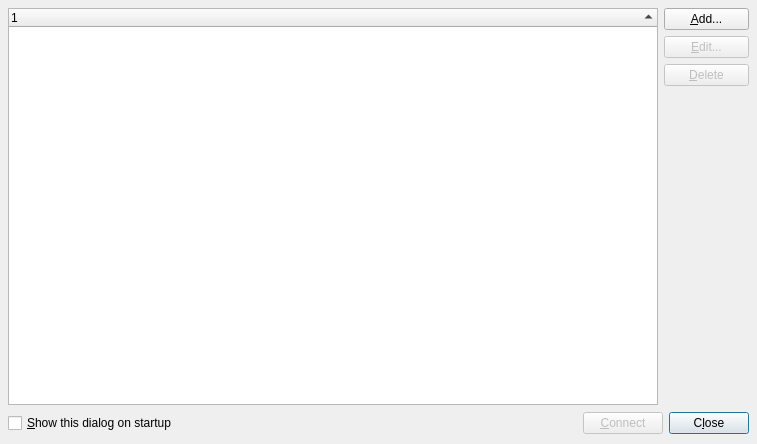
<ui version="4.0" >
 <author></author>
 <comment></comment>
 <exportmacro></exportmacro>
 <class>ServerListDlg</class>
 <widget class="QDialog" name="ServerListDlg" >
  <property name="geometry" >
   <rect>
    <x>0</x>
    <y>0</y>
    <width>757</width>
    <height>444</height>
   </rect>
  </property>
  <property name="windowTitle" >
   <string>Server List</string>
  </property>
  <property name="windowIcon" >
   <iconset resource="../images/icons.qrc" >:/default/server.png</iconset>
  </property>
  <property name="sizeGripEnabled" >
   <bool>false</bool>
  </property>
  <property name="modal" >
   <bool>false</bool>
  </property>
  <layout class="QVBoxLayout" >
   <property name="margin" >
    <number>8</number>
   </property>
   <property name="spacing" >
    <number>6</number>
   </property>
   <item>
    <layout class="QHBoxLayout" >
     <property name="margin" >
      <number>0</number>
     </property>
     <property name="spacing" >
      <number>6</number>
     </property>
     <item>
      <widget class="QTreeWidget" name="networkTree" >
       <property name="dragEnabled" >
        <bool>false</bool>
       </property>
       <property name="alternatingRowColors" >
        <bool>true</bool>
       </property>
       <property name="selectionMode" >
        <enum>QAbstractItemView::ExtendedSelection</enum>
       </property>
       <property name="sortingEnabled" >
        <bool>true</bool>
       </property>
      </widget>
     </item>
     <item>
      <layout class="QVBoxLayout" >
       <property name="margin" >
        <number>0</number>
       </property>
       <property name="spacing" >
        <number>6</number>
       </property>
       <item>
        <widget class="QPushButton" name="addButton" >
         <property name="text" >
          <string>&amp;Add...</string>
         </property>
         <property name="icon" >
          <iconset resource="../images/icons.qrc" >:/default/edit_add.png</iconset>
         </property>
        </widget>
       </item>
       <item>
        <widget class="QPushButton" name="editButton" >
         <property name="enabled" >
          <bool>false</bool>
         </property>
         <property name="text" >
          <string>&amp;Edit...</string>
         </property>
         <property name="icon" >
          <iconset resource="../images/icons.qrc" >:/default/edit.png</iconset>
         </property>
        </widget>
       </item>
       <item>
        <widget class="QPushButton" name="deleteButton" >
         <property name="enabled" >
          <bool>false</bool>
         </property>
         <property name="text" >
          <string>&amp;Delete</string>
         </property>
         <property name="icon" >
          <iconset resource="../images/icons.qrc" >:/default/edit_remove.png</iconset>
         </property>
        </widget>
       </item>
       <item>
        <spacer>
         <property name="orientation" >
          <enum>Qt::Vertical</enum>
         </property>
         <property name="sizeHint" >
          <size>
           <width>85</width>
           <height>296</height>
          </size>
         </property>
        </spacer>
       </item>
      </layout>
     </item>
    </layout>
   </item>
   <item>
    <layout class="QHBoxLayout" >
     <property name="margin" >
      <number>0</number>
     </property>
     <property name="spacing" >
      <number>6</number>
     </property>
     <item>
      <widget class="QCheckBox" name="showOnStartup" >
       <property name="text" >
        <string>&amp;Show this dialog on startup</string>
       </property>
      </widget>
     </item>
     <item>
      <spacer>
       <property name="orientation" >
        <enum>Qt::Horizontal</enum>
       </property>
       <property name="sizeHint" >
        <size>
         <width>291</width>
         <height>25</height>
        </size>
       </property>
      </spacer>
     </item>
     <item>
      <widget class="QPushButton" name="connectButton" >
       <property name="enabled" >
        <bool>false</bool>
       </property>
       <property name="text" >
        <string>&amp;Connect</string>
       </property>
       <property name="icon" >
        <iconset resource="../images/icons.qrc" >:/default/connect_creating.png</iconset>
       </property>
       <property name="default" >
        <bool>false</bool>
       </property>
      </widget>
     </item>
     <item>
      <widget class="QPushButton" name="closeButton" >
       <property name="text" >
        <string>C&amp;lose</string>
       </property>
       <property name="icon" >
        <iconset resource="../images/icons.qrc" >:/default/button_cancel.png</iconset>
       </property>
       <property name="default" >
        <bool>true</bool>
       </property>
      </widget>
     </item>
    </layout>
   </item>
  </layout>
  <widget class="QWidget" name="widget" >
   <property name="geometry" >
    <rect>
     <x>9</x>
     <y>9</y>
     <width>739</width>
     <height>393</height>
    </rect>
   </property>
  </widget>
  <widget class="QWidget" name="widget_2" >
   <property name="geometry" >
    <rect>
     <x>9</x>
     <y>408</y>
     <width>739</width>
     <height>27</height>
    </rect>
   </property>
  </widget>
  <widget class="QWidget" name="widget_3" >
   <property name="geometry" >
    <rect>
     <x>660</x>
     <y>10</y>
     <width>87</width>
     <height>391</height>
    </rect>
   </property>
  </widget>
 </widget>
 <pixmapfunction></pixmapfunction>
 <resources>
  <include location="../images/icons.qrc" />
 </resources>
 <connections>
  <connection>
   <sender>connectButton</sender>
   <signal>clicked()</signal>
   <receiver>ServerListDlg</receiver>
   <slot>accept()</slot>
   <hints>
    <hint type="sourcelabel" >
     <x>278</x>
     <y>253</y>
    </hint>
    <hint type="destinationlabel" >
     <x>96</x>
     <y>254</y>
    </hint>
   </hints>
  </connection>
  <connection>
   <sender>closeButton</sender>
   <signal>clicked()</signal>
   <receiver>ServerListDlg</receiver>
   <slot>reject()</slot>
   <hints>
    <hint type="sourcelabel" >
     <x>369</x>
     <y>253</y>
    </hint>
    <hint type="destinationlabel" >
     <x>179</x>
     <y>282</y>
    </hint>
   </hints>
  </connection>
 </connections>
</ui>
